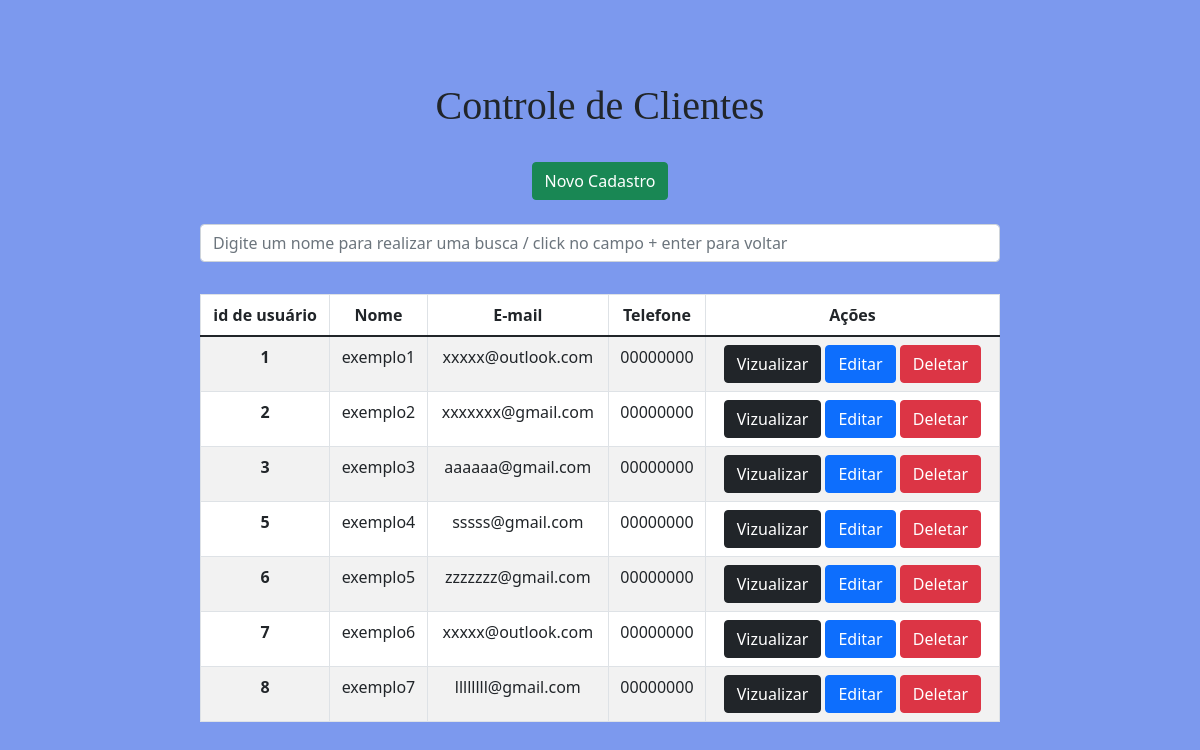
The page / on the database its author committed.
### app/models.py (models this page shows)
class Cadastro(models.Model):
    nome = models.CharField(max_length=150)
    email = models.EmailField(max_length=100)
    telefone = models.CharField(max_length= 10)
    cpf = models.CharField(max_length= 10)
    cidade = models.CharField(max_length=100)
    estado = models.CharField(max_length=100)

### app/views.py (the view)
# urls.py: 2. Add a URL to urlpatterns:  path('', views.home, name='home')
def home(request):
    data = {}
    search = request.GET.get('search')
    if search:
        data ['db'] = Cadastro.objects.filter(nome__icontains= search)
    else:
        data['db'] = Cadastro.objects.all()
    return render(request,'index.html', data)

### app/templates/index.html (shortened to what this page needs)
<!DOCTYPE html>
<html = lang="pt-br">
<head>
    <link href="https://cdn.jsdelivr.net/npm/bootstrap@5.1.3/dist/css/bootstrap.min.css" rel="stylesheet">
</head>
<body style="background-color:rgb(124, 153, 238)">
    <div class="col-8 m-auto pt-2 pb-2 text-center">
        <br>
        <br>
        <br>
        <h1><font face="Times">Controle de Clientes</font></h1>
    </div>
    <div class="col-8 m-auto pt-3 pb-2 text-center">
        <a href="/form" class ="btn btn-success">Novo Cadastro</a>
    </div>
    <div class="col-8 m-auto pt-3 pb-2 text-center">
        <form method="get">
            <input type="text" id="search" name="search" class="form-control" placeholder="Digite um nome para realizar uma busca / click no campo + enter para voltar">
        </form>
    </div>
    <div class="col-8 m-auto pt-4 pb-2 text-center">
        <table class ="table table-bordered table-striped table-hover"style ="background-color:white">
            <thead class="thead-dark">
                <tr>
                <th scope="col">id de usuário</th>
                <th scope="col">Nome</th>
                <th scope="col">E-mail</th>
                <th scope="col">Telefone</th>
                <th scope="col">Ações</th>
                </tr>
            </thead>
            <tbody>
            {%for dbs in db %}
                <tr>
                    <th>{{dbs.id}}</th>
                    <td>{{dbs.nome}}</td>
                    <td>{{dbs.email}}</td>
                    <td>{{dbs.telefone}}</td>
                    <td>
                        <a href="/view/{{dbs.id}}/" class ="btn btn-dark">Vizualizar</a>
                        <a href="/edit/{{dbs.id}}/" class ="btn btn-primary">Editar</a>
                        <a href="/delete/{{dbs.id}}" class ="btn btn-danger btnDel">Deletar</a>
                    </td>
                </tr>
            {% endfor %}
            </tbody>
        </table>
    </div>
        {% load static %}
</body>
</html>

### rows shown on the page
Cadastro: id "1", nome "exemplo1", email "xxxxx@outlook.com", telefone "00000000"
Cadastro: id "2", nome "exemplo2", email "xxxxxxx@gmail.com", telefone "00000000"
Cadastro: id "3", nome "exemplo3", email "aaaaaa@gmail.com", telefone "00000000"
Cadastro: id "5", nome "exemplo4", email "sssss@gmail.com", telefone "00000000"
Cadastro: id "6", nome "exemplo5", email "zzzzzzz@gmail.com", telefone "00000000"
Cadastro: id "7", nome "exemplo6", email "xxxxx@outlook.com", telefone "00000000"
Cadastro: id "8", nome "exemplo7", email "llllllll@gmail.com", telefone "00000000"
